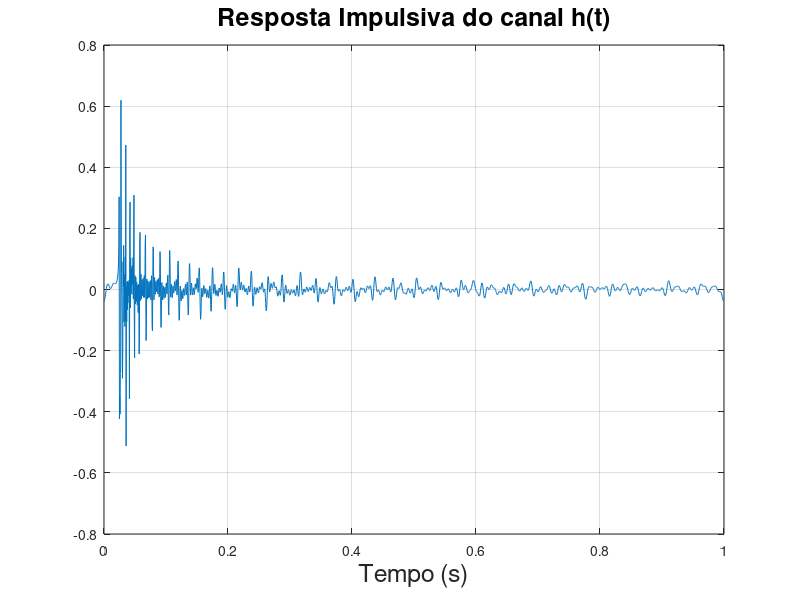
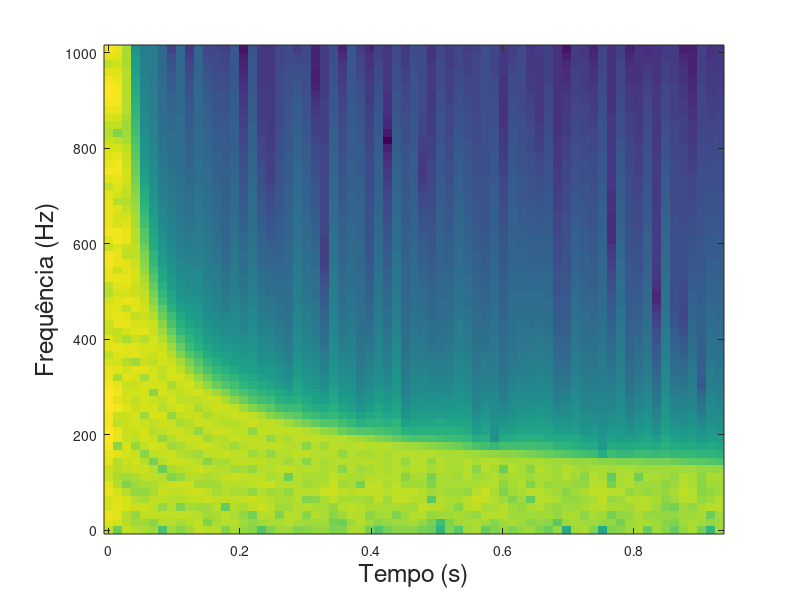

These figures' MATLAB source, in order:
% Fundamentos de Acústica Submarina

clear all, close all 

pkg load signal

amostragem = 2048;
h = zeros( 1, amostragem );
nyquist = 1024;
freqs = [0:1:amostragem-1];
dt = 1.0/amostragem;
t = [0:dt:1-dt];
D = 100.0;
Rkm = 20.0;
R = Rkm*1000.0;
c  = 1500.0;
cxc = c*c;
% Atraso temporal para não começar em t = 0:
t0 = R/c;
t0 = ( fix( t0/dt ) - 50 )*dt;

for m = 1:6

    H  = ones(1,amostragem) + 1i;
    w  = 2*pi*freqs;
    % Frequência de corte:
    f0m = (m - 0.5)*c/(2*D);
    w0m = 2*pi*f0m;
    % Quadrado do número de onda:
    kxk = ( w.^2 - w0m^2 )/cxc;
    % Procurar modos evanescentes:
    indexes = find( kxk < 0 );
    L = length( indexes );
    % Eliminar modos evanescentes: 
    kxk( indexes ) = 0.0;
    w(   indexes ) = 0.0;
    k = sqrt( kxk );
    H( indexes ) = 0.0;
    H( amostragem-indexes ) = 0.0;
    % Resposta impulsiva:
    fase = R*k - w*t0;
    H = H.*exp( -1i*fase );
    h = h + real( ifft( H ) );

endfor

figure(1)
plot(t,h)
xlabel('Tempo (s)','FontSize',18)
title('Resposta Impulsiva do canal h(t)','FontSize',18)
grid on, box on

figure(2)
specgram(h, 128, amostragem, 128, 100);
xlabel('Tempo (s)','FontSize',18)
ylabel('Frequência (Hz)','FontSize',18)

